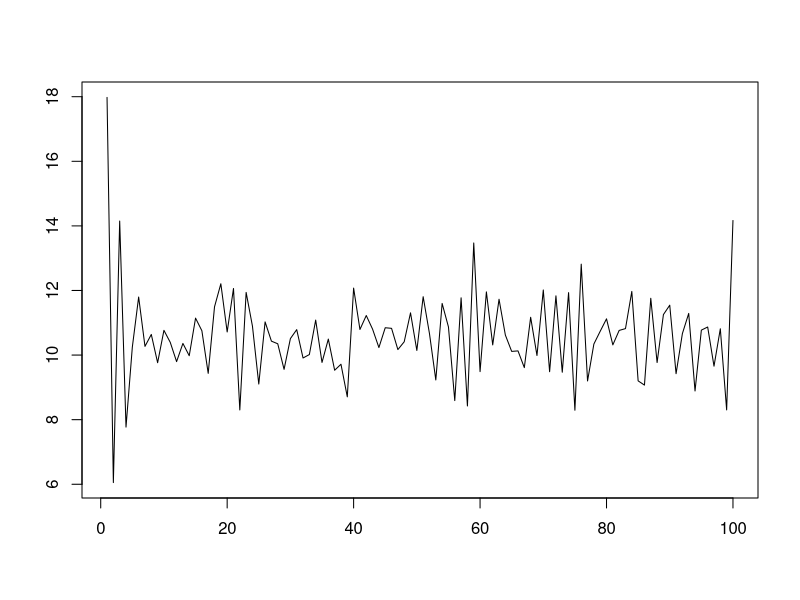

Generate this figure with R: (Note: this script raises an error after producing the figure.)

############################################### 
# CLASSIC TIME SERIES IMPLEMENTTATION

# simulate Autoregressive model, AP(p)
# ARIMA data simulation
# ARIMA by package

############################################### 


# simulate Autoregressive model, AP(p) ------------------

# AP(p=1) with y_t = 20 +1.2*y_{t-1} + error_t  ------------------

p<-1

c0 <- 18

#  -1< phi< 1 for  stationary
phi<- numeric()
phi[1] <- -0.7

error_t <-  rnorm(mean =0, sd = 1, n = 100)

y<- numeric()

# 
y[1] <- c0 + error_t[1]

# length
len_y= 100


for (ii in 2:len_y) {
  
  y[ii] <- c0 + phi*y[ii-1] + error_t[ii]
  
}


#
plot(y,type = "l", xlab="time", main=TeX("AP(1): $y_{t} = c +\\phi_{1}*y_{t-1} + $ error_t.") ) 





# AP(p=2) with y_t = 8 +1.2*y_{t-1} - 0.7*y_{t-2} + error_t ------------------

p<-2

c0 <- 8

# -1 < phi[2]< 1,   phi[2]+  phi[1] < 1,  phi[2]- phi[1] < 1 
phi<- numeric()
phi[1:p] <- c(1.3, -0.7)

error_t <-  rnorm(mean =0, sd = 1, n = 100)

y<- numeric()

# 
y[1] <- c0 + error_t[1]
y[2] <- c0 + error_t[2]

# length
len_y= 100


for (ii in 3:len_y) {
  
  y[ii] <- c0 + phi[1]*y[ii-1] + phi[2]*y[ii-2] + error_t[ii]
  
}


#
plot(y,type = "l", xlab="time", main=TeX("AP(2): $y_{t} = c +\\phi_{1}*y_{t-1} + \\phi_{2}*y_{t-2} + $ error_t.") ) 



# simulate moving average models  ------------------
# MA(q) with y_t = 20 + error_t + 0.8 *error_{t-1} ------------------

q <- 1

c0 <- 20

error_t <-  rnorm(mean =0, sd = 1, n = 100)

# range (-1,1)
phi=numeric()
phi[1:q] <- 0.8


y<- numeric()
# 
y[1] <- c0 + error_t[1]

# length
len_y= 100


for (ii in 2:len_y) {
  
  y[ii] <- c0 + error_t[ii] + phi[1]* error_t[ii-1] 
  
}


#
plot(y,type = "l", xlab="time", main=TeX("MAP(1): $y_{t} = c +$ error_t $ + \\phi_{1} * error_{t-1}$ .") ) 


# simulate non-seasonal arima models  ------------------
# ARIMA(p,d,q),  p = order of autoregessive, d = degree of first differencing, q= order of the moving average
# ARIMA(p=1,d=0,q=3)
# y_{differenced-series} = c + phi_1 * y_{d,t-1} + error_{t} + theta_{1}*error_{t-1} +theta_{2}*error_{t-2} + theta_{3}*error_{t-3}

y <- arima.sim(n = 100, list(ar = c(0.6), ma = c(-0.3, 0.1, 0.17)), sd = sqrt(0.5))

#
plot(y,type = "l", xlab="time", main=TeX("ARIMA") ) 


# fit the model using forecast package
fit <- auto.arima(y,seasonal=FALSE)
plot(forecast(fit,h=20))



# AR(1) maximum likelihood estimation by hand ---------------------
# AP(p=1) with y_t = phi *y_{t-1} + error_t, where error_t~N(0,sigma^2)
















# 0. ARIMA data simulation ---------------------
#https://stat.ethz.ch/R-manual/R-devel/library/stats/html/arima.sim.html

library(forecast)



# 1. ARIMA ------------------------------------
#https://otexts.com/fpp2/arima-r.html
#https://stats.stackexchange.com/questions/77663/arima-estimation-by-hand

